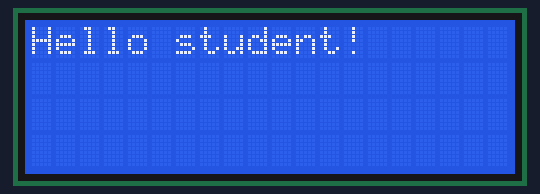
A program run on a simulated Raspberry Pi Pico running MicroPython. Shown: 20×4 character LCD. At 1.1 s the program stops and its outputs stay as they are.

Above: at 1.1 s.

The program:

main.py
```python
import utime
from machine import Pin, I2C
from pico_i2c_lcd import I2cLcd

utime.sleep(1)

i2c = I2C(0, scl=Pin(1), sda=Pin(0), freq=400000)

lcd = I2cLcd(i2c, 0x27, 4, 20)
lcd.putstr("Hello student!")
```
